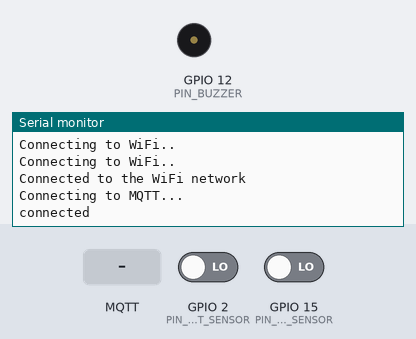
Recording of a program running on a simulated ESP32. Shown: buzzer (waves = sounding, pin HIGH), the last lines printed to the serial monitor. The test bench sets the inputs (shaded band); at power-on: GPIO 2 (PIN_MOVEMENT_SENSOR) LOW, GPIO 15 (PIN_SOUND_SENSOR) LOW. WiFi joins after 1.5 s; servers stay silent unless stated; no MQTT or app messages arrive unless stated.

Above: at 2.7 s.
2.8 s: MQTT message "1" arrives on the first subscribed topic
At 4.0 s:
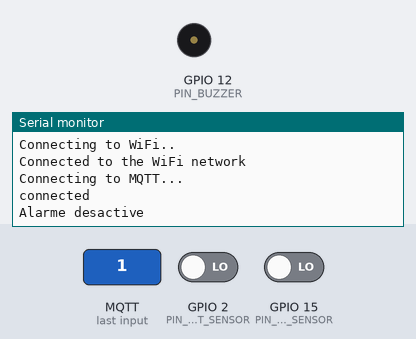
4.3 s: GPIO 2 (PIN_MOVEMENT_SENSOR) driven HIGH
At 5.2 s:
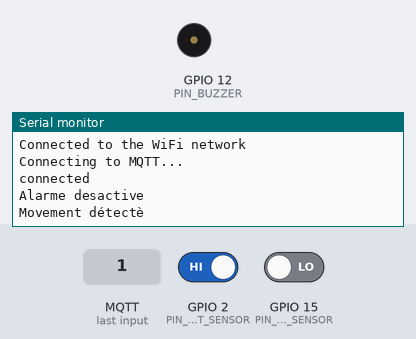
5.8 s: GPIO 15 (PIN_SOUND_SENSOR) driven HIGH
At 6.3 s:
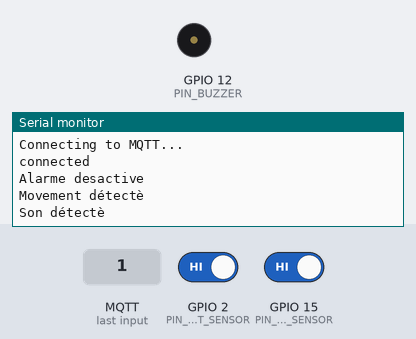
7.3 s: MQTT message "alarms/" arrives on the first subscribed topic
At 8.7 s:
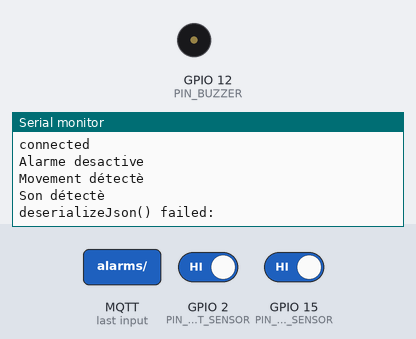

The program:

main.cpp
```cpp
#include <Arduino.h>
#include <WiFi.h>
#include <PubSubClient.h>
#include <ArduinoJson.h>
#include <WiFiClientSecure.h>
#include <Tone32.h>

// Pin du capteur de présence
const int PIN_MOVEMENT_SENSOR = 2;
const int PIN_SOUND_SENSOR = 15;
const int PIN_BUZZER = 12;

bool isActive = false;
bool sound = false;
bool movement = false;

WiFiClientSecure espClient;
PubSubClient client(espClient);

const char *ssid = "SFR_4CA0";
const char *password = "49dd0e4b41";
const char *mqttServer = "mqtt.potb.dev";
const int mqttPort = 8883;
char *id = "254a89c7-ac15-43c9-b01b-ad465ab44d14";

#define DEBOUNCE_TIME 500
volatile uint32_t DebounceTimer = 0;

void IRAM_ATTR movementDetected()
{
  if (millis() - DEBOUNCE_TIME >= DebounceTimer)
  {
    DebounceTimer = millis();
    Serial.println("Movement détectè");
    movement = true;
  }
}

void IRAM_ATTR soundDetected()
{
  if (millis() - DEBOUNCE_TIME >= DebounceTimer)
  {
    DebounceTimer = millis();
    Serial.println("Son détectè");
    sound = true;
  }
}

void callback(char *topic, byte *message, unsigned int length)
{
  String messageTemp;
  for (int i = 0; i < length; i++)
  {
    messageTemp += (char)message[i];
  }

  if (String(topic) == "alarms/" + String(id) + "/activation")
  {
    StaticJsonDocument<200> doc;
    DeserializationError error = deserializeJson(doc, messageTemp);

    // Test if parsing succeeds.
    if (error)
    {
      Serial.print(F("deserializeJson() failed: "));
      return;
    }
    int willBeActive = doc["isAlarmActive"];
    if (willBeActive == 1)
    {
      isActive = true;
      Serial.println("Alarme active");
    }
    if (willBeActive == 0)
    {
      isActive = false;
      Serial.println("Alarme desactive");
      noTone(PIN_BUZZER, 0);
    }
  }
}

void reconnect()
{
  // Loop until we're reconnected
  while (!client.connected())
  {
    Serial.print("Attempting MQTT connection...");
    // Attempt to connect
    if (client.connect((String(id) + "ESP-32").c_str()))
    {
      Serial.println("connected");
      client.subscribe(("alarms/" + String(id) + "/activation").c_str());
    }
    else
    {
      Serial.print("failed, rc=");
      Serial.print(client.state());
      Serial.println(" try again in 5 seconds");
      // Wait 5 seconds before retrying
      delay(5000);
    }
  }
}

void setupWifi()
{
  WiFi.begin(ssid, password);
  while (WiFi.status() != WL_CONNECTED)
  {
    delay(500);
    Serial.println("Connecting to WiFi..");
  }

  Serial.println("Connected to the WiFi network");

  espClient.setInsecure();
}

void setupMQTT()
{
  client.setServer(mqttServer, mqttPort);
  client.setCallback(callback);

  while (!client.connected())
  {
    Serial.println("Connecting to MQTT...");

    if (client.connect((String(id) + "ESP-32").c_str()))
    {

      Serial.println("connected");
      client.subscribe(("alarms/" + String(id) + "/activation").c_str());
    }
    else
    {
      Serial.print("failed with state ");
      Serial.print(client.state());
      delay(2000);
    }
  }
}

void setupPins()
{
  pinMode(PIN_MOVEMENT_SENSOR, INPUT);
  pinMode(PIN_SOUND_SENSOR, INPUT);
  pinMode(PIN_BUZZER, OUTPUT);
  attachInterrupt(PIN_MOVEMENT_SENSOR, movementDetected, CHANGE);
  attachInterrupt(PIN_SOUND_SENSOR, soundDetected, CHANGE);
}

void setup()
{
  Serial.begin(115200);
  setupWifi();
  setupMQTT();
  setupPins();
}

void loop()
{
  if (!client.connected())
  {
    reconnect();
  }
  client.loop();
  if ((movement || sound) && isActive)
  {
    Serial.println("Envoi");
    StaticJsonDocument<300> JSONbuffer;
    JsonObject JSONencoder = JSONbuffer.createNestedObject();
    if (sound)
    {
      int soundState = digitalRead(PIN_SOUND_SENSOR);
      if (soundState == 1)
      {
        JSONencoder["value"] = "0";
      }
      else
      {
        JSONencoder["value"] = "1";
      }
      JSONencoder["type"] = "SOUND";
    }
    else
    {
      JSONencoder["type"] = "MOVEMENT";
      int movementState = digitalRead(PIN_MOVEMENT_SENSOR);
      if (movementState == 1)
      {
        JSONencoder["value"] = "1";
      }
      else
      {
        JSONencoder["value"] = "0";
      }
    }
    char JSONmessageBuffer[100];
    serializeJson(JSONencoder, JSONmessageBuffer);
    client.publish(String("alarms/" + String(id) + "/events").c_str(), JSONmessageBuffer);
    Serial.println(JSONmessageBuffer);
    movement = false;
    sound = false;
    tone(PIN_BUZZER, 500, NULL, 0);
  }
}
```

Measured:
- after the input at 2.8 s, the serial monitor: prints a new line at once (image 1)
- after the input at 4.3 s, the serial monitor: prints a new line at once (image 2)
- after the input at 5.8 s, the serial monitor: prints a new line at once (image 3)
- after the input at 7.3 s, the serial monitor: prints a new line at once (image 4)
